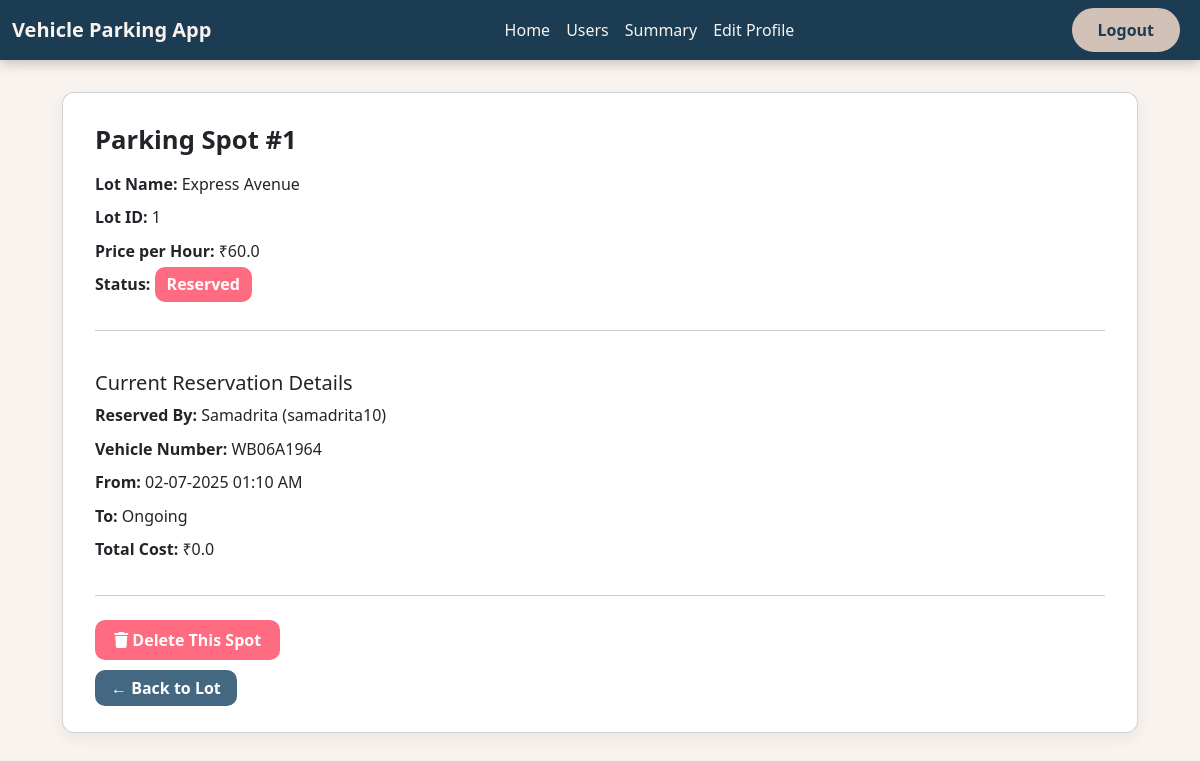
/admin_dashboard/parking_spot/1 (signed in), run on the app's committed database.
### models.py (models this page shows)
class Parking_Spot(db.Model):
    __tablename__ = 'parking_spot'
    id = db.Column(db.Integer, primary_key=True)
    lot_id = db.Column(db.Integer, db.ForeignKey('parking_lot.id'), nullable=False)
    status = db.Column(db.String(1), default='A', nullable=False)
    reservations = db.relationship('Reservation', backref='parking_spot', lazy=True)

class Parking_Lot(db.Model):
    __tablename__ = 'parking_lot'
    id = db.Column(db.Integer, primary_key=True)
    prime_location_name = db.Column(db.String(128), nullable=False)
    address = db.Column(db.String(128), nullable=False)
    pin_code = db.Column(db.String(6), nullable=False)
    price_per_hour = db.Column(db.Float, nullable=False)
    maximum_spots = db.Column(db.Integer, nullable=False)
    parking_spots = db.relationship('Parking_Spot', backref='parking_lot', lazy=True)

class User(db.Model):
    __tablename__ = 'user'
    id = db.Column(db.Integer, primary_key=True)
    username = db.Column(db.String(32), unique=True, nullable=False)
    passhash = db.Column(db.String(256), nullable=False)
    name = db.Column(db.String(64), nullable=False)
    is_admin = db.Column(db.Boolean, default=False, nullable=False)
    reservations = db.relationship('Reservation', backref='user', lazy=True)

class Reservation(db.Model):
    __tablename__ = 'reservation'
    id = db.Column(db.Integer, primary_key=True)
    user_id = db.Column(db.Integer, db.ForeignKey('user.id'), nullable=False)
    spot_id = db.Column(db.Integer, db.ForeignKey('parking_spot.id'), nullable=False)
    date = db.Column(db.Date, nullable=False)
    start_time = db.Column(db.DateTime, default=datetime.utcnow)
    end_time = db.Column(db.DateTime, nullable=True)
    vehicle_number = db.Column(db.String(15), nullable=False)
    hours_parked = db.Column(db.Float, nullable=False)
    parking_cost_per_hour = db.Column(db.Float, nullable=False)
    total_parking_cost = db.Column(db.Float, nullable=False)

### routes.py (the view)
@app.route('/admin_dashboard/parking_spot/<int:spot_id>')
@admin_required
def parking_spot(spot_id):
    spot = Parking_Spot.query.get(spot_id)
    if not spot:
        flash("Parking spot not found", "danger")
        return redirect(url_for('admin_dashboard', user_id=session['user_id']))
    return render_template('parking_spot.html', spot=spot)

### routes.py (called while the page is built)
def admin_required(func):
    @wraps(func)
    def inner(*args, **kwargs):
        if 'user_id' not in session:
            flash('You need to log in first', 'danger')
            return redirect(url_for('admin_login'))
        user = User.query.get(session['user_id'])
        if not user.is_admin:
            flash('You do not have permission to access this page', 'danger')
            return redirect(url_for('admin_login'))
        return func(*args, **kwargs)
    return inner

### templates/parking_spot.html (shortened to what this page needs)
{% extends 'layout.html' %}
{% block navbar %}
    {% include 'admin_navbar.html' %}
{% endblock navbar %}
{% block content %}
<div class="container spot-detail-container">
    <div class="card">
        <h2>Parking Spot #{{ spot.id }}</h2>
        <p><strong>Lot Name:</strong> {{ spot.parking_lot.prime_location_name }}</p>
        <p><strong>Lot ID:</strong> {{ spot.lot_id }}</p>
        <p><strong>Price per Hour:</strong> ₹{{ spot.parking_lot.price_per_hour }}</p>
        <p><strong>Status:</strong>
            {% if spot.status == 'A' %}
                <span class="badge-available">Available</span>
            {% else %}
                <span class="badge-reserved">Reserved</span>
            {% endif %}
        </p>
        {% if spot.status == 'R' %}
            <hr>
            <h5 class="mt-3">Current Reservation Details</h5>
            {% if spot.reservations %}
                {% set current_reservation = spot.reservations[-1] %}
                <p><strong>Reserved By:</strong> {{ current_reservation.user.name }} ({{ current_reservation.user.username }})</p>
                <p><strong>Vehicle Number:</strong> {{ current_reservation.vehicle_number }}</p>
                <p><strong>From:</strong> {{ current_reservation.start_time.strftime('%d-%m-%Y %I:%M %p') }}</p>
                <p><strong>To:</strong>
                    {% if current_reservation.end_time %}
                        {{ current_reservation.end_time.strftime('%d-%m-%Y %I:%M %p') }}
                    {% else %}
                        Ongoing
                    {% endif %}
                </p>
                <p><strong>Total Cost:</strong> ₹{{ current_reservation.total_parking_cost }}</p>
            {% else %}
                <p class="text-muted">No active reservation found.</p>
            {% endif %}
        {% endif %}
        <hr>
        <form method="POST" action="{{ url_for('delete_parking_spot', spot_id=spot.id) }}" onsubmit="return confirm('Are you sure you want to delete this spot? This cannot be undone.')">
            <button type="submit" class="btn-delete">
                <i class="fa-solid fa-trash"></i> Delete This Spot
            </button>
        </form>
        <div class="mt-3">
            <a href="{{ url_for('view_parking_spots', lot_id=spot.lot_id) }}" class="btn-back">← Back to Lot</a>
        </div>
    </div>
</div>
{% endblock content %}

### templates/parking_spot.html (style rules this page uses)
body { background-color: #F9F3EF; font-family: 'Segoe UI', Tahoma, Geneva, Verdana, sans-serif; color: #1B3C53; }
.spot-detail-container { padding: 2rem; }
.card { background-color: #fff; border-radius: 12px; box-shadow: 0 6px 16px rgba(0, 0, 0, 0.06); padding: 2rem; }
h2 { font-size: 1.6rem; font-weight: bold; margin-bottom: 1rem; }
.badge-reserved { background-color: #FF6B81; color: #fff; padding: 0.4em 0.75em; border-radius: 10px; font-weight: 600; }
.btn-delete { background-color: #FF6B81; color: white; border: none; border-radius: 10px; padding: 0.5rem 1.2rem; font-weight: 600; }
.btn-back { background-color: #456882; color: #fff; border-radius: 10px; padding: 0.45rem 1rem; font-weight: 600; text-decoration: none; }
hr { border-top: 1px solid #1B3C53; margin: 1.5rem 0; }
p { margin-bottom: 0.6rem; }

### data on the page
Parking_Spot: id "1", lot_id "1"
Parking_Lot: parking_lot.prime_location_name "Express Avenue", parking_lot.price_per_hour "60.0"
User: user.name "Samadrita", user.username "samadrita10"
Reservation: vehicle_number "WB06A1964", start_time "02-07-2025 01:10 AM", total_parking_cost "0.0"
